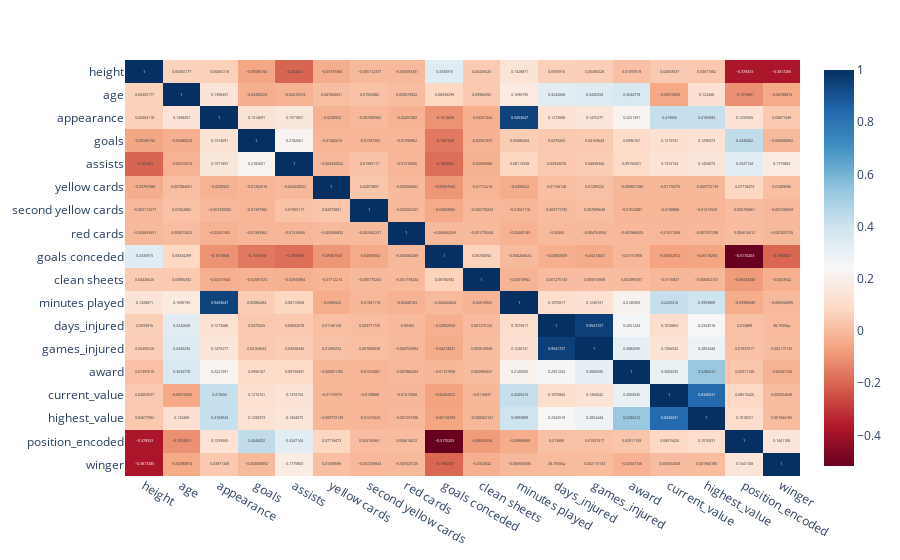

The code cell stored with this chart in its notebook:
### Markdown cell above
#### 3. Feature selection

### Code cell
corr = df[numeric_features].corr()

# Create the heatmap using Plotly Express
fig = px.imshow(corr,
                text_auto=True,
                color_continuous_scale='RdBu',
                aspect='auto')
fig.show()

### Figure 1 — Plotly figure (JSON) as saved in the notebook; plotly's stock layout.template omitted (floating-point values rounded to 4 significant figures; data arrays with more than 128 entries replaced by an {"elided": "..."} marker saying what was removed)
{"data": [{"coloraxis": "coloraxis", "hovertemplate": "x: %{x}<br>y: %{y}<br>color: %{z}<extra></extra>", "name": "0", "texttemplate": "%{z}", "type": "heatmap", "x": ["height", "age", "appearance", "goals", "assists", "yellow cards", "second yellow cards", "red cards", "goals conceded", "clean sheets", "minutes played", "days_injured", "games_injured", "award", "current_value", "highest_value", "position_encoded", "winger"], "xaxis": "x", "y": ["height", "age", "appearance", "goals", "assists", "yellow cards", "second yellow cards", "red cards", "goals conceded", "clean sheets", "minutes played", "days_injured", "games_injured", "award", "current_value", "highest_value", "position_encoded", "winger"], "yaxis": "y", "z": {"elided": "18x18 float values"}}], "layout": {"coloraxis": {"colorscale": [[0, "rgb(103,0,31)"], [0.1, "rgb(178,24,43)"], [0.2, "rgb(214,96,77)"], [0.3, "rgb(244,165,130)"], [0.4, "rgb(253,219,199)"], [0.5, "rgb(247,247,247)"], [0.6, "rgb(209,229,240)"], [0.7, "rgb(146,197,222)"], [0.8, "rgb(67,147,195)"], [0.9, "rgb(33,102,172)"], [1, "rgb(5,48,97)"]]}, "margin": {"t": 60}, "xaxis": {"anchor": "y", "domain": [0, 1]}, "yaxis": {"anchor": "x", "autorange": "reversed", "domain": [0, 1]}}}
